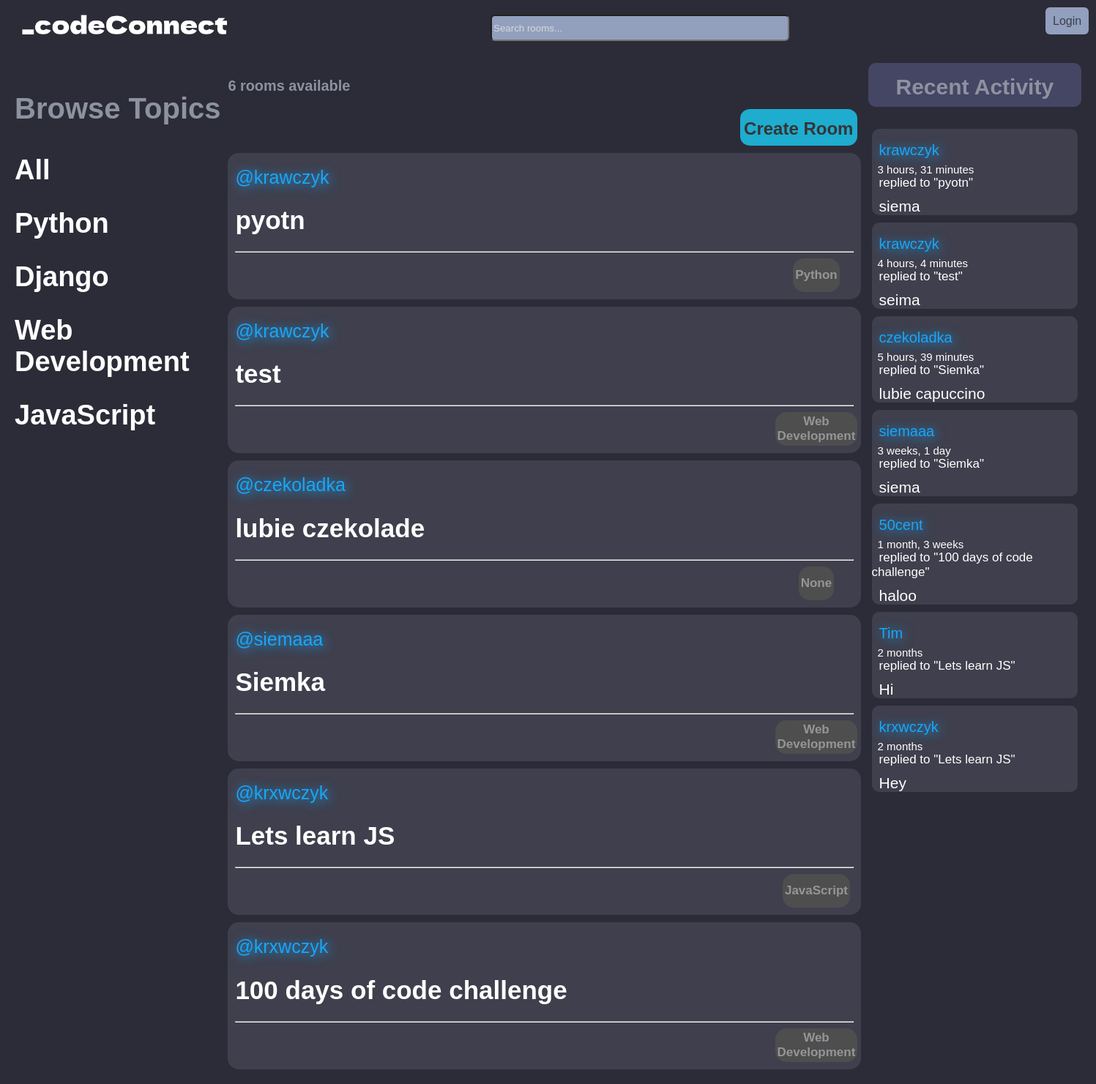
Before: / with the older database file.
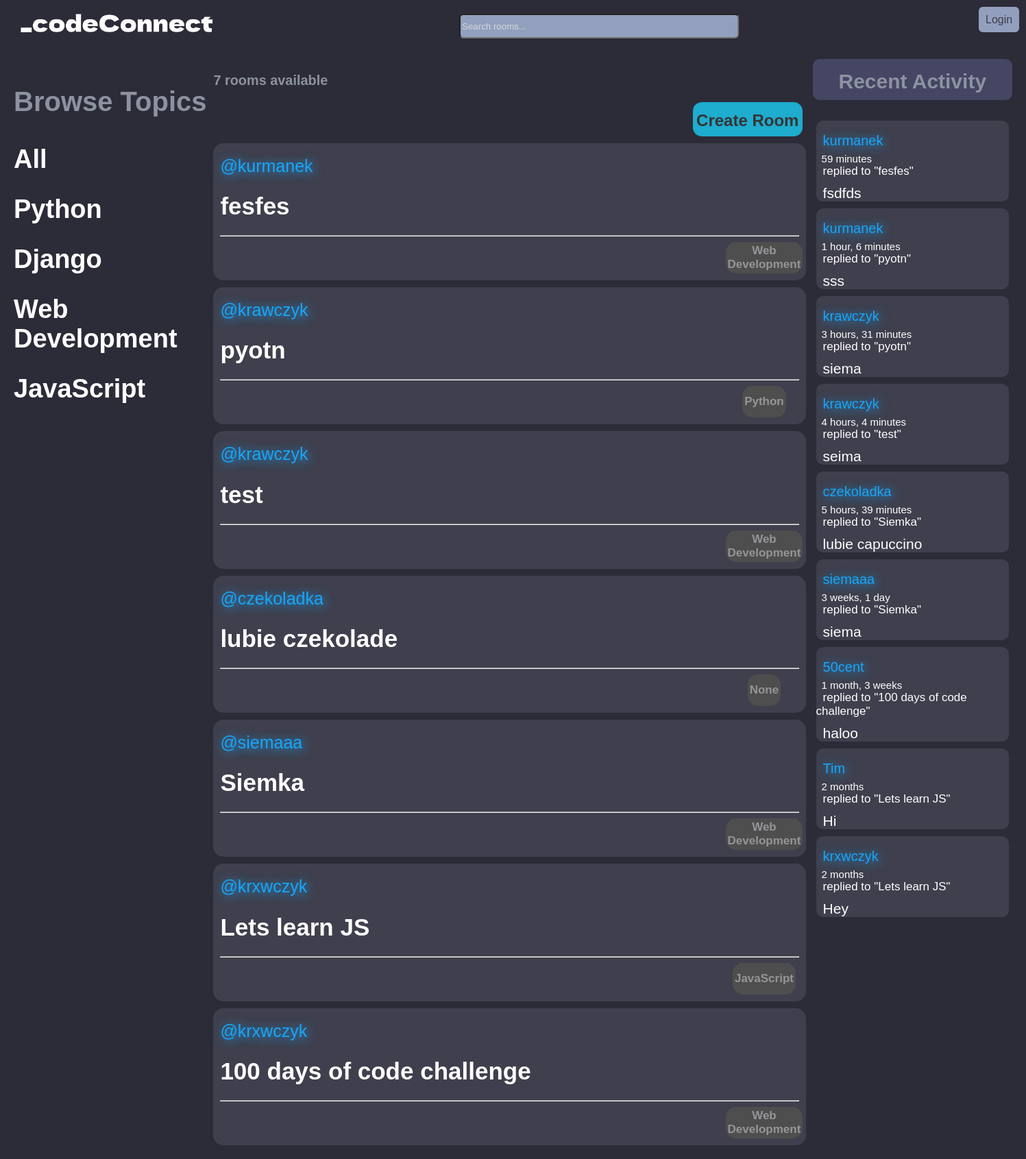
After: the same page with the newer database file.
### base/models.py (models this page shows)
class Topic(models.Model):
    name = models.CharField(max_length=200)
    def __str__(self):
        return self.name

class Room(models.Model):
    host = models.ForeignKey(User, on_delete=models.SET_NULL, null=True)
    topic = models.ForeignKey(Topic, on_delete=models.SET_NULL, null=True)
    name = models.CharField(max_length=200)
    description = models.TextField(null=True, blank=True)
    participants = models.ManyToManyField(User, related_name='participants', blank=True)
    updated = models.DateTimeField(auto_now=True)
    created = models.DateTimeField(auto_now_add=True)
    class Meta:
        ordering = ['-updated', '-created']
    def __str__(self):
        return self.name

class Message(models.Model):
    user = models.ForeignKey(User, on_delete=models.CASCADE)
    room = models.ForeignKey(Room, on_delete=models.CASCADE)
    body = models.TextField()
    updated = models.DateTimeField(auto_now=True)
    created = models.DateTimeField(auto_now_add=True)
    class Meta:
        ordering = ['-updated', '-created']
    def __str__(self):
        return self.body[0:50]

### base/views.py (the view)
# urls.py: path('', views.home, name="home"),
def home(request):
    q = request.GET.get('q') if request.GET.get('q') != None else ''
    rooms = Room.objects.filter(
        Q(topic__name__icontains=q) |
        Q(name__icontains=q) |
        Q(description__icontains=q)
        )
    topics = Topic.objects.all()
    room_count = rooms.count()
    room_messages = Message.objects.filter(Q(room__topic__name__icontains=q))
    context = {'rooms': rooms, 'topics':topics,
               'room_count': room_count,
               'room_messages':room_messages}
    return render(request, 'base/home.html', context)

### base/templates/base/home.html (shortened to what this page needs)
{% extends 'main.html' %}
{% block content %}
<div class="home-container">
    <div class="topics">
    {% include 'base/topics.html' %}
    </div>
    <div class="available">
        <div class="create">
        <h3>{{room_count}} rooms available</h3>
        <div class="btn"><a href="{% url 'create-room' %}">Create Room</a></div>
        </div>
        <div class="rooms">
            {% include 'base/feed.html' %}
        </div>
    </div>
    <div class="activity">
    {% include 'base/activity.html' %}
{% endblock %}

### base/templates/base/topics.html
<h3>Browse Topics</h3>
        <div class="topic_name">
            <a href="{% url 'home' %}">All</a>
        </div>
        {% for topic in topics %}
            <div class="topic_name">
                <a href="{% url 'home' %}?q={{topic.name}}">{{topic.name}}</a>
            </div>
        {% endfor %}

### base/templates/base/feed.html (shortened to what this page needs)
{% for room in rooms %}
            <div class="room">
                <a href="{% url 'user-profile' room.host.id %}"><span>@{{room.host.username}}</span></a>
                <h5><a href="/room/{{room.id}}">{{room.name}}</a></h5>
                <hr>
                <div class="room_topic"><small>{{room.topic}}</small></div>
            </div>
            {% endfor %}

### base/templates/base/activity.html (shortened to what this page needs)
<h3>Recent Activity</h3>
        {% for message in room_messages %}
            <div class="message">
                <a href="{% url 'user-profile' message.user.id %}"><small><div class="user">{{message.user}}</a></div><div class="time"> {{message.created|timesince}}</div></small>
                <small class="reply">replied to "{{message.room}}"</small>
                <p>{{message}}</p>
            </div>
        {% endfor %}

Changed rows visible on the page:
added Room: host.username "kurmanek", name "fesfes", topic "Web Development"
added Message: user "kurmanek", created "59 minutes", room "fesfes", body "fsdfds"
added Message: user "kurmanek", created "1 hour, 6 minutes", room "pyotn", body "sss"
Other visible differences:
{{ room_count }}: "6" → "7"
